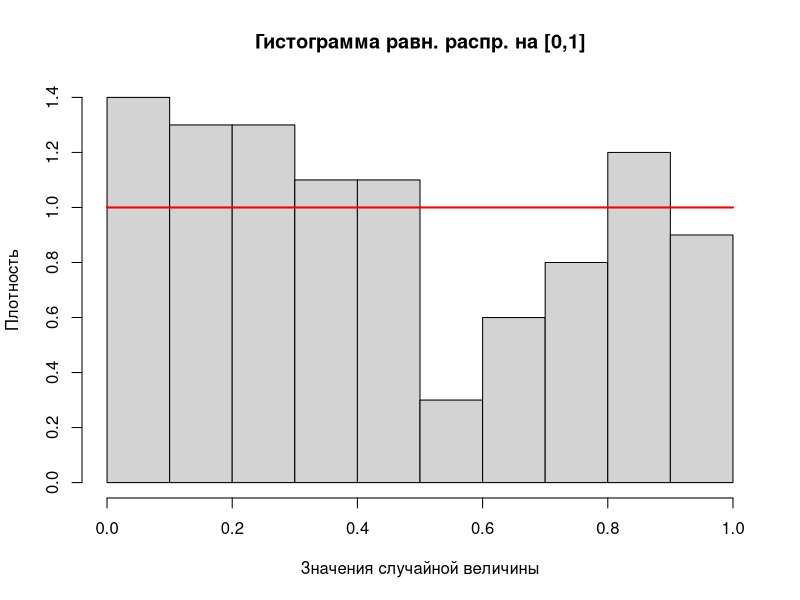

The R script that drew this image: (Note: this script raises an error after producing the figure.)
# =====
# ГЕНЕРАТОР 100 ЗНАЧЕНИЙ НА ОТРЕЗКЕ [0, 1] C РАВНОМЕРНЫМ РАСПРЕДЕЛЕНИЕМ
# =====

rand_var_unif <- runif(100, min = 0, max = 1)
ks_unif <- ks.test(rand_var_unif, "punif", 0, 1) # Критерий Колмогорова-Смирнова

# Проверка гипотезы о равн. распределении
cat(sprintf("p-value = %f -- ", ks_unif$p.value))
cat(ifelse(ks_unif$p.value > 0.05,
           "не отвергаем\n",
           "отвергаем\n"))

# Вывод графика
hist(rand_var_unif,
     probability = TRUE,
     main = "Гистограмма равн. распр. на [0,1]",
     xlab = "Значения случайной величины",
     ylab = "Плотность")
curve(dunif(x, 0, 1), add = TRUE, col = "red", lwd = 2) # Теоретическая плотность

# =====
# МОДЕЛИРОВАНИЕ СВ С РАВНОМЕРНЫМ РАСПРЕДЕЛЕНИЕМ
# =====

create_rand_var_unif <- function(n, a, b) {
  rand_var <- runif(n, min = a, max = b)
  return(rand_var)
}

print("Моделирование СВ с равн. распред.")
n <- as.numeric(readline("Введите количество значений: "))
a <- as.numeric(readline("Введите нижнюю границу: "))
b <- as.numeric(readline("Введите верхнюю границу: "))

test_rand_var <- create_rand_var_unif(n, a, b)
print(test_rand_var)

hist(test_rand_var,
     probability = TRUE,
     main = "Гистограмма равн. распр. на [a,b]",
     xlab = "Значения случайной величины",
     ylab = "Плотность")
curve(dunif(x, a, b), add = TRUE, col = "red", lwd = 2) # Теоретическая плотность

# =====
# МОДЕЛИРОВАНИЕ СВ С НОРМАЛЬНЫМ РАСПРЕДЕЛЕНИЕМЦ
# =====

create_rand_var_norm <- function(n, mean, sd) {
  rand_var <- rnorm(n, mean = mean, sd = sd)
  return(rand_var)
}

print("Моделирование СВ с норм. распред.")
n <- as.numeric(readline("Введите количество значений: "))
mean <- as.numeric(readline("Введите мат. ожидание: "))
sd <- as.numeric(readline("Введите станд. отклонение: "))

test_rand_var <- create_rand_var_norm(n, mean, sd)

hist(test_rand_var,
     probability = TRUE,
     main = "Гистограмма норм. распр.",
     xlab = "Значения случайной величины",
     ylab = "Плотность")
curve(dnorm(x, mean, sd), add = TRUE, col = "red", lwd = 2) # Теоретическая плотность

# =====
# МОДЕЛИРОВАНИЕ СВ С ПОКАЗАТЕЛЬНЫМ РАСПРЕДЕЛЕНИЕМ
# =====

create_rand_var_exp <- function(n, lambda) {
  rand_var <- rexp(n, rate = lambda)
  return(rand_var)
}

print("Моделирование СВ с показ. распред.")
n <- as.numeric(readline("Введите количество значений: "))
lambda <- as.numeric(readline("Введите интенсивность: "))

test_rand_var <- create_rand_var_exp(n, lambda)

hist(test_rand_var,
     probability = TRUE,
     main = "Гистограмма показ. распр.",
     xlab = "Значения случайной величины",
     ylab = "Плотность")
curve(dexp(x, lambda), add = TRUE, col = "red", lwd = 2) # Теоретическая плотность

# =====
# МЕТОД МОНТЕ-КАРЛО ДЛЯ ИНТЕГРАЛОВ
# =====

monte_carlo_integral <- function(f, a, b, n = 10000) {
  x <- create_rand_var_unif(n, a, b)
  fx <- f(x)
  result <- (b - a) * mean(fx)
  return(result)
}

print("Метод Монте-Карло для интегралов")
f_input <- readline("Введите функцию f(x): ")
f <- function(x) eval(parse(text = f_input)) # Преобразуем строку в функцию
a <- as.numeric(readline("Введите нижнюю границу: "))
b <- as.numeric(readline("Введите верхнюю границу: "))

result <- monte_carlo_integral(f, a, b)
print(result)

# =====
# МЕТОД МОНТЕ-КАРЛО ДЛЯ ЭКСТРЕМУМОВ
# =====

monte_carlo_extremum <- function(f, a, b, n = 10000) {
  x <- create_rand_var_unif(n, a, b)
  fx <- f(x)

  return(list(max(fx), min(fx)))
}

print("Метод Монте-Карло для экстремумов")
f_input <- readline("Введите функцию f(x): ")
f <- function(x) eval(parse(text = f_input))
a <- as.numeric(readline("Введите нижнюю границу: "))
b <- as.numeric(readline("Введите верхнюю границу: "))

result <- monte_carlo_extremum(f, a, b)
print(result)
